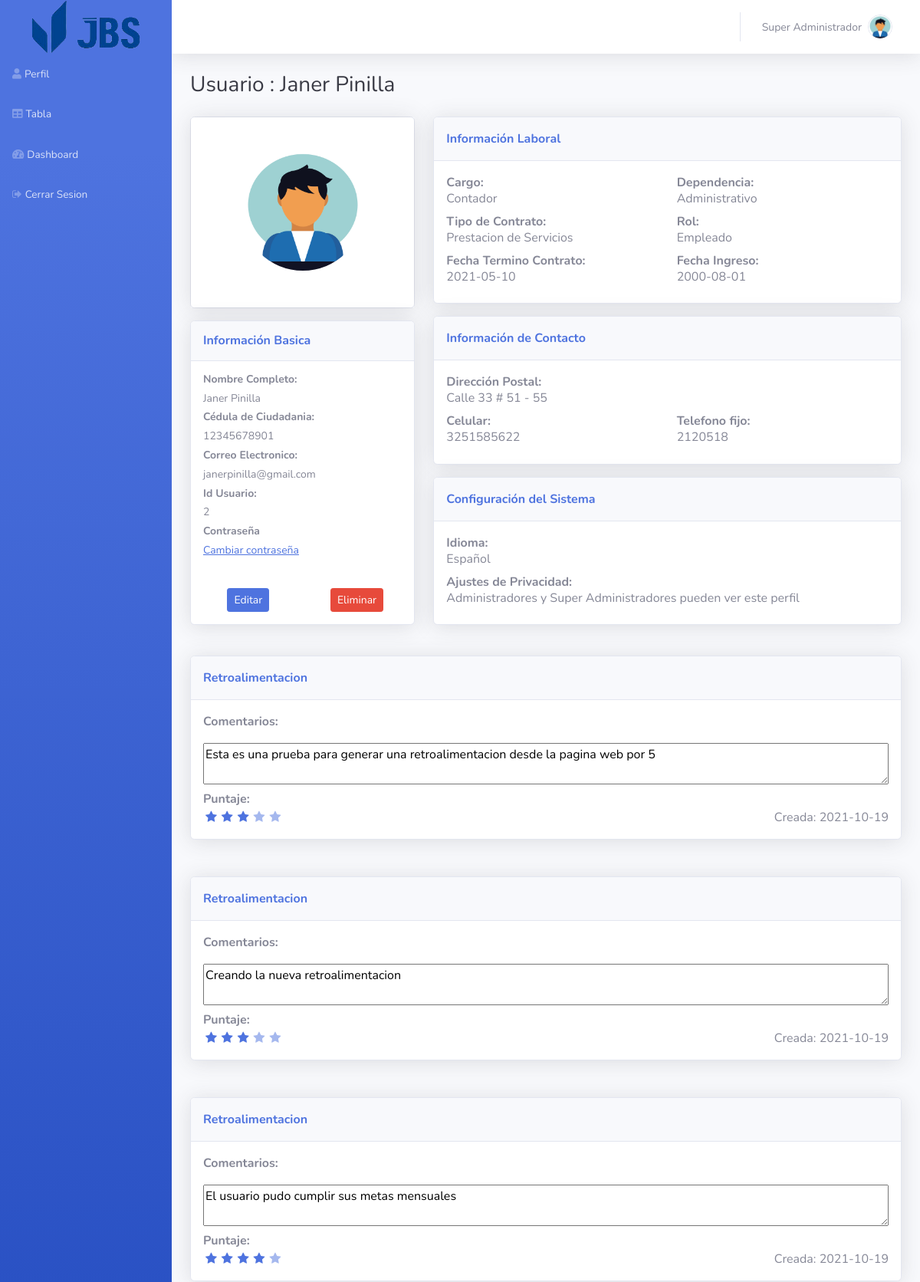
/system/view/2 (signed in, upper part), run on an earlier commit of the app's database.
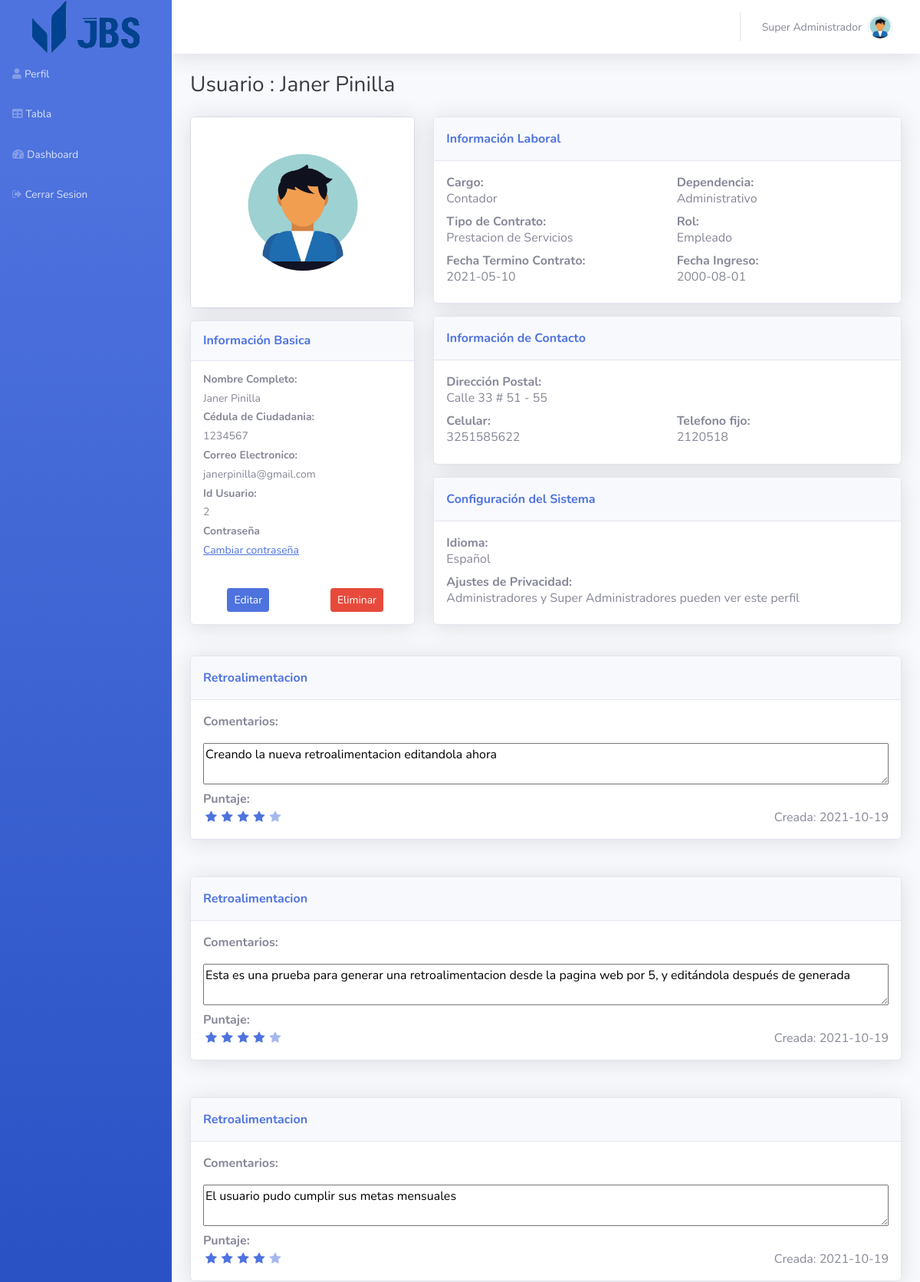
And on a later commit of the database.
### flaskr/models/usuario.py (models this page shows, shortened)
class Usuario(UserMixin, sqla.Model):
    idUsuario = sqla.Column(sqla.Integer, primary_key=True, nullable=False)
    correo = sqla.Column(sqla.Text, nullable=False, unique=True)
    password = sqla.Column(sqla.Text, nullable=False)
    nombre = sqla.Column(sqla.Text, nullable=False)
    apellido = sqla.Column(sqla.Text, nullable=False)
    cedula = sqla.Column(sqla.Integer, nullable=False, unique=True)
    fecha_ingreso = sqla.Column(sqla.DateTime, nullable=False)
    fecha_contrato = sqla.Column(sqla.DateTime, nullable=False)
    tipo_contrato = sqla.Column(sqla.Text, nullable=False)
    cargo = sqla.Column(sqla.Text, nullable=False)
    dependencia = sqla.Column(sqla.Text, nullable=False)
    salario = sqla.Column(sqla.Float, nullable=False)
    estado = sqla.Column(sqla.Boolean, nullable=False, default=1)
    uuid = sqla.Column(sqla.String(64), nullable=False, default=lambda: str(uuid4()))
    idRol = sqla.Column(sqla.Integer, sqla.ForeignKey('rol.idRol'), nullable=False)
    nombreRol = sqla.relationship('Rol', backref=sqla.backref('usuarios', lazy=True))
    direccion = sqla.Column(sqla.String, nullable=False)
    celular = sqla.Column(sqla.Integer, nullable=False)
    telefono = sqla.Column(sqla.Integer, nullable=False)
    image = sqla.Column(sqla.Text, nullable=False)

### flaskr/models/rol.py (models this page shows)
class Rol(sqla.Model):
    idRol = sqla.Column(sqla.Integer, primary_key=True, nullable=False)
    tipo = sqla.Column(sqla.Text, nullable=False, unique=True)
    def __repr__(self):
        return self.tipo

### flaskr/models/retroalimentacion.py (models this page shows, shortened)
class Retroalimentacion(sqla.Model):
    idRetroalimentacion = sqla.Column(sqla.Integer, primary_key=True, nullable=False)
    idEmpleado = sqla.Column(sqla.Integer, sqla.ForeignKey('usuario.idUsuario'), nullable=False)
    idAdministrador = sqla.Column(sqla.Text, sqla.ForeignKey('usuario.idUsuario'), nullable=False)
    comentario = sqla.Column(sqla.Text, nullable=False)
    puntaje = sqla.Column(sqla.Integer, nullable=False)
    fecha = sqla.Column(sqla.DateTime, nullable=False, default=datetime.utcnow)

### flaskr/system.py (the view)
@bp.route("/view/<int:usuario_id>")
@login_required
@admin_required
def view(usuario_id):
    usuario = Usuario.query.filter_by(idUsuario=usuario_id, estado=1).first()
    error = None
    if not usuario:
        error = "El usuario con este id no se cnuentra en la base de datos"
    if error is None:
        if usuario.idRol == 3:
            retroalimentaciones = Retroalimentacion.query.filter_by(idEmpleado=usuario.idUsuario).order_by(Retroalimentacion.fecha.desc()).limit(5).all()
            return render_template('system/view.html',usuario=usuario, retroalimentaciones=retroalimentaciones)
        return render_template('system/view.html',usuario=usuario)
    flash(error, "danger")
    return redirect(url_for("system.table"))

### flaskr/templates/system/view.html (shortened to what this page needs)
{% extends 'base_after.html' %}
{% set active_page = 'Vista Usuario' %}
{% from "_flash_messages.html" import flash_messages %}
{% from "_retroalimentacion.html" import retroalimentacion %}
{% block container %}
<h3 class="text-dark mb-4">Usuario : {{usuario.nombre}} {{usuario.apellido}} </h3>
{% set flashes = get_flashed_messages(with_categories=true) %}
<div class="row mb-3">
    <div class="col-lg-4">
        <div class="card mb-3">
            <div class="card-body text-center shadow">
                <img class="rounded-circle mb-3 mt-4" src="{% if usuario.image %} {{ url_for('system.uploads', filename=usuario.image) }} {% else %} {{ url_for('static', filename='img/avatars/avatar.jpeg') }} {% endif %}" width="160" height="160">
            </div>
        </div>
        <div class="card shadow mb-4">
            <div class="card-header py-3">
                <h6 class="text-primary fw-bold m-0">Información Basica</h6>
            </div>
            <div class="card-body">
                <h4 class="small fw-bold">Nombre Completo: </h4>
                <h4 class="small"> {{usuario.nombre}} {{usuario.apellido}}</h4>
                <h4 class="small fw-bold">Cédula de Ciudadania: </h4>
                <h4 class="small"> {{usuario.cedula}} </h4>
                <h4 class="small fw-bold">Correo Electronico:</h4>
                <h4 class="small"> {{usuario.correo }} </h4>
                <h4 class="small fw-bold">Id Usuario:</h4>
                <h4 class="small">{{usuario.idUsuario}} </hh4>
                <h4 class="small fw-bold">Contraseña<br></h4>
                <a class="card-link" href="{{url_for('system.nueva_contrasena')}}" target="_blank"onclick="return confirm(&#39;Se enviara una nueva contraseña al correo del usuario ?&#39;)">
                    <h4 class="small">Cambiar contraseña</h4>
                </a>
            </div>
            <div class="card-body">
                <div class="row">
                    <div class="col" style="text-align: center;">
                        <a class="btn btn-primary btn-sm" role="button" style="margin: auto;" href="{{ url_for('system.edit', usuario_id=usuario.idUsuario) }}">Editar</a>
                    </div>
                    <div class="col" style="text-align: center;">
                        <a class="btn btn-danger btn-sm" role="button" style="margin: auto;" href="{{ url_for('system.delete', usuario_id=usuario.idUsuario) }}" onclick="return confirm(&#39;Esta seguro de eliminar a este usuario?&#39;);">Eliminar</a>
                    </div>
                </div>
            </div>
        </div>
    </div>
    <div class="col-lg-8">
        <div class="row">
            <div class="col">
                <div class="card shadow mb-3">
                    <div class="card-header py-3">
                        <p class="text-primary m-0 fw-bold">Información Laboral</p>
                    </div>
                    <div class="card-body">
                        <div class="row">
                            <div class="col" style="text-align: left;margin: auto;">
                                <div>
                                    <p class="text-secondary fw-bold" style="margin: auto;">Cargo:</p>
                                    <h6> {{usuario.cargo}} </h6>
                                </div>
                            </div>
                            <div class="col" style="text-align: left;margin: auto;">
                                <div>
                                    <p class="text-secondary fw-bold" style="margin: auto;">Dependencia:</p>
                                    <h6> {{usuario.dependencia}} </h6>
                                </div>
                            </div>
                        </div>
                        <div class="row">
                            <div class="col" style="text-align: left;margin: auto;">
                                <div>
                                    <p class="text-secondary fw-bold" style="margin: auto;">Tipo de Contrato:</p>
                                    <h6> {{usuario.tipo_contrato}} </h6>
                                </div>
                            </div>
                            <div class="col" style="text-align: left;margin: auto;">
                                <div>
                                    <p class="text-secondary fw-bold" style="margin: auto;">Rol:</p>
                                    <h6> {{usuario.nombreRol}} </h6>
                                </div>
                            </div>
                        </div>
                        <div class="row">
                            <div class="col" style="text-align: left;margin: auto;">
                                <div>
                                    <p class="text-secondary fw-bold" style="margin: auto;">Fecha Termino Contrato:</p>
                                    <h6> {{usuario.fecha_contrato.strftime('%Y-%m-%d')}} </h6>
                                </div>
                            </div>
                            <div class="col" style="text-align: left;margin: auto;">
                                <div>
                                    <p class="text-secondary fw-bold" style="margin: auto;">Fecha Ingreso:</p>
                                    <h6> {{usuario.fecha_ingreso.strftime('%Y-%m-%d')}} </h6>
                                </div>
                            </div>
                        </div>
                    </div>
                </div>
                <div class="card shadow" style="margin-bottom: 16px;">
                    <div class="card-header py-3">
                        <p class="text-primary m-0 fw-bold">Información de Contacto</p>
                    </div>
                    <div class="card-body">
                        <div>
                            <p class="text-secondary fw-bold" style="margin: auto;">Dirección Postal:</p>
                            <h6>{{usuario.direccion}}</h6>
                        </div>
                        <div class="row">
                            <div class="col" style="text-align: left;margin: auto;">
                                <div>
                                    <p class="text-secondary fw-bold" style="margin: auto;">Celular:</p>
                                    <h6>{{usuario.celular}}</h6>
                                </div>
                            </div>
                            <div class="col" style="text-align: left;margin: auto;">
                                <div>
                                    <p class="text-secondary fw-bold" style="margin: auto;">Telefono fijo:</p>
                                    <h6>{{usuario.telefono}}</h6>
                                </div>
                            </div>
                        </div>
                    </div>
                </div>
            </div>
        </div>
        <div class="card shadow">
            <div class="card-header py-3">
                <p class="text-primary m-0 fw-bold">Configuración del Sistema</p>
            </div>
            <div class="card-body">
                <div>
                    <p class="text-secondary fw-bold" style="margin: auto;">Idioma:</p>
                    <h6>Español</h6>
                </div>
                <div>
                    {% if usuario.idRol == 3 %}
                        <p class="text-secondary fw-bold" style="margin: auto;">Ajustes de Privacidad:</p>
                        <h6>Administradores y Super Administradores pueden ver este perfil&nbsp;</h6>
                    {% else %}
                        <p class="text-secondary fw-bold" style="margin: auto;">Ajustes de Privacidad:</p>
                        <h6>Solo los Super Administradores pueden ver este perfil&nbsp;</h6>
                    {% endif %}
                </div>
            </div>
        </div>
    </div>
</div>
{% if usuario.idRol == 3 %}
{{ retroalimentacion(retroalimentaciones, editable=false) }}
{% endif %}
{% endblock %}

### flaskr/templates/base_after.html (shortened to what this page needs)
{% extends 'base.html' %}
{% block body %}
<body id="page-top" style="border-bottom-width: 1px;border-bottom-style: solid;">
    <div id="wrapper">
        <nav class="navbar navbar-dark align-items-start sidebar sidebar-dark accordion bg-gradient-primary p-0" >
            <div class="container-fluid d-flex flex-column p-0">
                <a class="navbar-brand d-flex justify-content-center align-items-center sidebar-brand m-0" >
                    <img src="/static/img/logo.png" class="img-fluid" style="width: 150px;" alt="Responsive image">
                </a>
                <ul class="navbar-nav text-light" id="accordionSidebar">
                    <li class="nav-item"><a class="nav-link {{'active' if active_page == 'Profile' else ''}}" href="{{ url_for('system.profile') }}"><i class="fas fa-user"></i><span>Perfil</span></a></li>
                    {% if current_user.idRol == 1 or current_user.idRol == 2 %}
                    <li class="nav-item"><a class="nav-link {{'active' if active_page == 'Table' else ''}}" href="{{ url_for('system.table') }}"><i class="fas fa-table"></i><span>Tabla</span></a></li>
                    <li class="nav-item"><a class="nav-link {{'active' if active_page == 'Dashboard' else ''}}" href="{{ url_for('system.dashboard') }}"><i class="fas fa-tachometer-alt"></i><span>Dashboard</span></a></li>
                    {% endif %}
                    <li class="nav-item"><a class="nav-link " href="{{ url_for('auth.logout') }}"><i class="fa fa-sign-out"></i><span>Cerrar Sesion</span></a></li>
                </ul>
            </div>
        </nav>
        <div class="d-flex flex-column" id="content-wrapper">
            <div id="content">
                <nav class="navbar navbar-light navbar-expand bg-white shadow mb-4 topbar static-top">
                    <div class="container-fluid">
                        <ul class="navbar-nav flex-nowrap ms-auto">
                            <li class="nav-item dropdown no-arrow">
                                <div class="nav-item dropdown no-arrow">
                                    <a class="dropdown-toggle nav-link" aria-expanded="false" data-bs-toggle="dropdown" href="#">
                                        <span class="d-none d-lg-inline me-2 text-gray-600 small">{{current_user.nombre}} {{ current_user.apellido }}</span>
                                        <img class="rounded-circle border img-profile" src="{% if current_user.image %} {{ url_for('system.uploads', filename=current_user.image) }} {% else %} {{ url_for('static', filename='img/avatars/avatar.jpeg') }} {% endif %}">
                                    </a>
                                </div>
                            </li>
                        </ul>
                    </div>
                </nav>
                <div class="container-fluid">
                    {% block container %} {% endblock %}
                </div>
            </div>
        </div>
    </div>
</body>
{% endblock %}

### flaskr/templates/_retroalimentacion.html
{% macro retroalimentacion(retroalimentaciones, editable) %}
{% for r in retroalimentaciones %}
        <div class="card shadow mb-5">
            <div class="card-header py-3">
                <p class="text-primary m-0 fw-bold">Retroalimentacion</p>
            </div>
                <div class="card-body">
                    <div class="mb-3" style="margin-bottom: 6px;">
                        <p class="text-secondary fw-bold" style="margin: auto;">Comentarios:</p>
                    </div>
                    <div>
                        <textarea readonly id="signature" style="width: 100%;height: 100%;">{{ r.comentario }}</textarea>
                    </div>
                    <div class="col">
                        <p class="text-secondary fw-bold" style="margin: auto;">Puntaje:</p>
                        <div class="row">
                            <div class="col" >
                                <div class="stars disabled">
                                    {% for x in range(1,6) %}
                                        {% if x <= r.puntaje %}
                                            <i class="fa fa-star active" id="score"></i>
                                        {% else %}
                                            <i class="fa fa-star" id="score"></i>
                                        {% endif %}
                                    {% endfor %}
                                </div>
                            </div>
                            <div class="col" style="text-align: right;margin: auto;">
                                Creada: {{r.fecha.strftime('%Y-%m-%d')}}
                            </div>
                        </div>
                    </div>
                </div>
        </div>
{% endfor %}
{% endmacro %}

What changed in the data, as far as the page shows it:
changed Usuario "Janer": cedula "12345678901" → "1234567"
changed Retroalimentacion: comentario "Creando la nueva retroalimentacion" → "Creando la nueva retroalimentacion editandola ahora"; puntaje 3 → 4 (drawn); moves up the list
changed Retroalimentacion: comentario "Esta es una prueba para generar una retroalimentacion desde la pagina web por 5" → "Esta es una prueba para generar una retroalimentacion desde la pagina web por 5, y editándola después de generada"; puntaje 3 → 4 (drawn)
